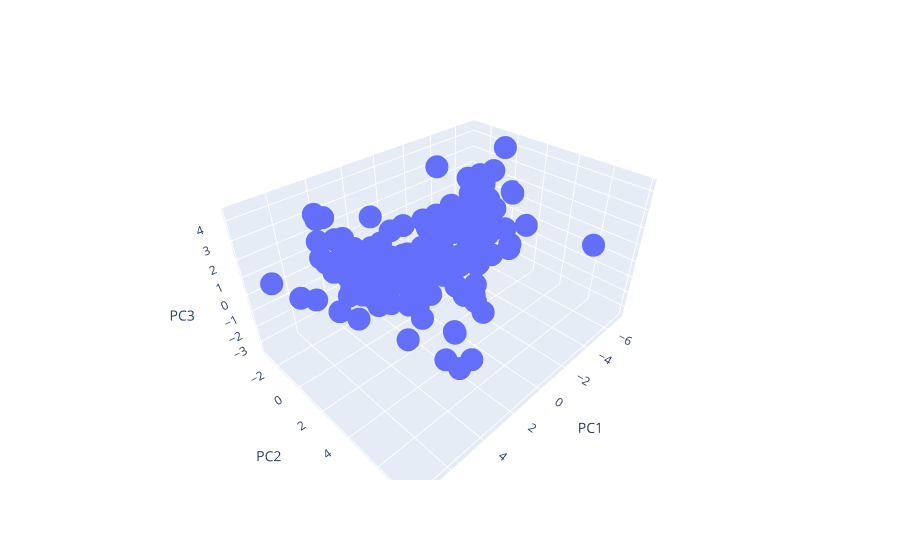

The code cell stored with this chart in its notebook:
### Markdown cell above
### 4.2. Basic 3D Scatter Plot

### Code cell
fig = px.scatter_3d(df_scores, x='PC1', y='PC2', z='PC3')

fig.show()

### Figure 1 — Plotly figure (JSON) as saved in the notebook; plotly's stock layout.template omitted (floating-point values rounded to 4 significant figures; data arrays with more than 128 entries replaced by an {"elided": "..."} marker saying what was removed)
{"data": [{"hovertemplate": "PC1=%{x}<br>PC2=%{y}<br>PC3=%{z}<extra></extra>", "legendgroup": "", "marker": {"color": "#636efa", "symbol": "circle"}, "mode": "markers", "name": "", "scene": "scene", "showlegend": false, "type": "scatter3d", "x": {"elided": "217 float values"}, "y": {"elided": "217 float values"}, "z": {"elided": "217 float values"}}], "layout": {"legend": {"tracegroupgap": 0}, "margin": {"t": 60}, "scene": {"domain": {"x": [0, 1], "y": [0, 1]}, "xaxis": {"title": {"text": "PC1"}}, "yaxis": {"title": {"text": "PC2"}}, "zaxis": {"title": {"text": "PC3"}}}}}
